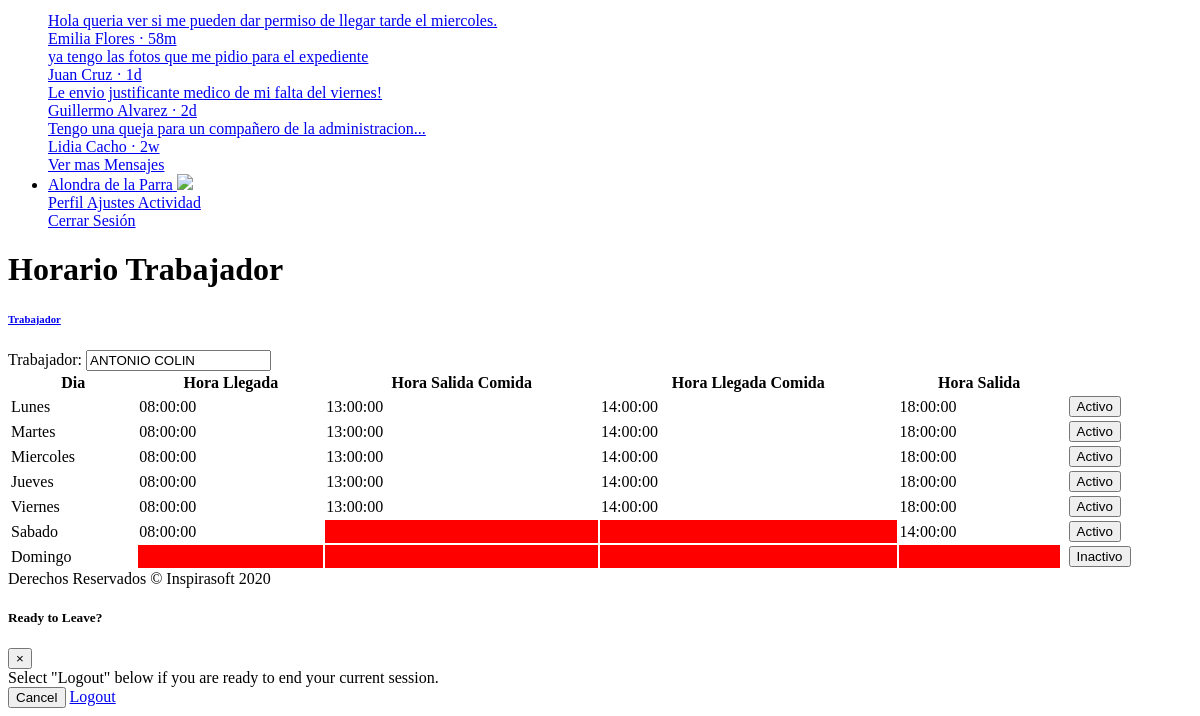
/horarios_trabajador.php?id_trabajador=5 (lower part), run on an earlier commit of the app's database.
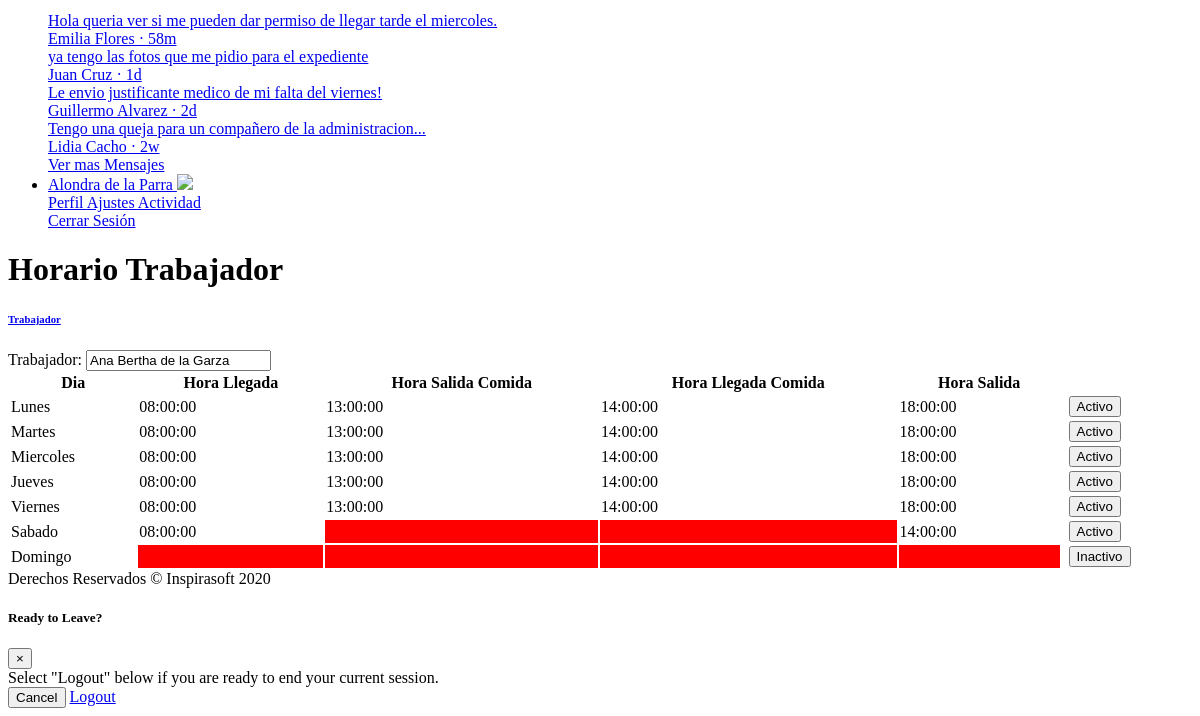
And on a later commit of the database.
### tables this page shows
CREATE TABLE `trabajadores` (
  `id` int(11) NOT NULL,
  `nombre` varchar(50) DEFAULT NULL,
  `direccion` varchar(75) DEFAULT NULL,
  `telefono` varchar(10) DEFAULT NULL,
  `genero` varchar(10) DEFAULT NULL,
  `estado_civil` varchar(10) DEFAULT NULL,
  `id_departamento` int(11) DEFAULT NULL,
  `puesto` varchar(45) DEFAULT NULL,
  `tipo_pago` varchar(45) DEFAULT NULL,
  `sueldo` decimal(8,2) DEFAULT NULL,
  `tarjeta` varchar(32) DEFAULT NULL,
  `fecha_ingreso` date DEFAULT NULL,
  `fecha_nacimiento` date DEFAULT NULL,
  `id_temporal` int(11) DEFAULT NULL
);

### horarios_trabajador.php (the view, shortened to what the changed rows need)
<?php
include 'sidebar.php';
$id_trabajador = htmlspecialchars($_GET['id_trabajador']);
$sql_empleado = "SELECT nombre FROM trabajadores WHERE id=$id_trabajador";
$consulta_empleado = mysqli_query($conexion, $sql_empleado);
$row_empleado = mysqli_fetch_assoc($consulta_empleado);
$nombre_trabajador = $row_empleado['nombre'];
?>
<link href="css/sliden-button.css" rel="stylesheet">
<div id="content">
    <div class="container-fluid">
        <h1 class="h3 mb-4 text-gray-800">Horario Trabajador</h1>
        <div class="row alta_row">
            <div class="card shadow mb-4">
                <div class="collapse show" id="LISTA">
                    <div class="card-body">
                        <div class="container">
                            <div class="row">
                                <div class="col">
                                    <label>Trabajador:</label>
                                    <input type="text" class="form-control" value="<?php echo $nombre_trabajador; ?>" readonly>
                                </div>
                            </div>
                            <div class="row">
                                <div class="col-lg-12">
                                    <div class="table-responsive">
                                        <table class="table table-striped table-bordered" style="width:100%" data-pagecount="1">
                                            <thead>
                                                <tr>
                                                    <th>Dia</th>
                                                    <th>Hora Llegada</th>
                                                    <th>Hora Salida Comida</th>
                                                    <th>Hora Llegada Comida</th>
                                                    <th>Hora Salida</th>
                                                    <th></th>
                                                    <th></th>
                                                </tr>
                                            </thead>
                                        </table>
                                    </div>
                                </div>
                            </div>
                        </div>
                    </div>
                </div>
            </div>
        </div>
    </div>
</div>
<?php include 'footer.php'; ?>

What changed in the data, as far as the page shows it:
changed trabajadores: nombre "ANTONIO COLIN" → "Ana Bertha de la Garza"
